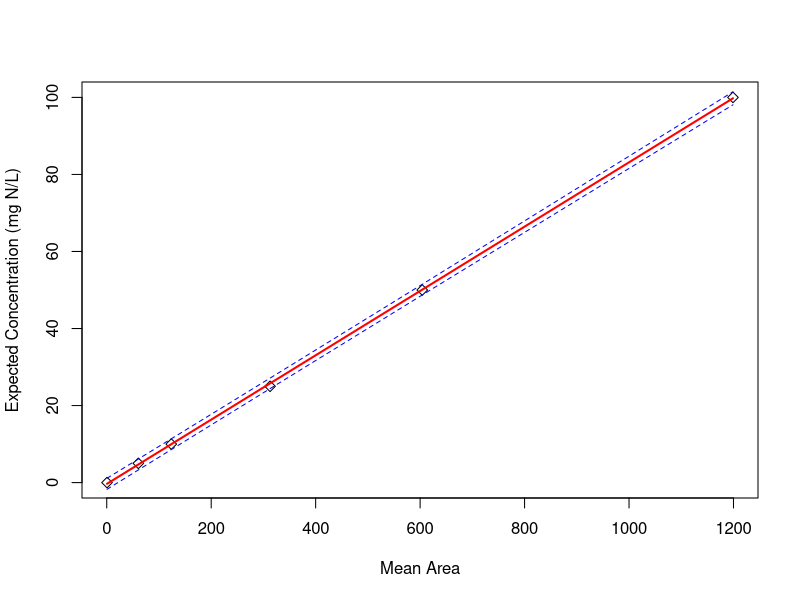

Write R code to recreate this figure. (Note: this script raises an error after producing the figure.)
################################################################################
#                                                                              #
# Total Nitrogen Calculations for HMWF Data                                    #
#                                                                              #
################################################################################
#                                                                              #
# Written by: Mario Muscarella                                                 #
#                                                                              #
# Created: 23 Aug 2011                                                         #
#                                                                              #
# Last update: 12 Nov 2015                                                     #
#                                                                              #
################################################################################
#                                                                              #
# Notes: This script processes the raw data optained for total nitrogen        #
#         concentrations in Huron Mountain lakes. The data were generated      #
#         using a Tic/Toc-TN instrument (specs                                 #
#                                                                              #
# Issues: Non Identified                                                       #
#                                                                              #
# Recent Changes:                                                              #
#         1. Added calculations for 2012 data                                  #
#                                                                              #
# Future Changes (To-Do List):                                                 #
#         1.                                                                   #
#                                                                              #
################################################################################

setwd("~/GitHub/ResourceHeterogeneity")

################################################################################
# 2011 Data                                                                    #
################################################################################

raw.data=read.delim("./data/HMWF2011_DOC_TN_Raw.txt", header=TRUE)
raw.data

#Standard Curve

exp <- c(0,5,10,25,50,100)
obs <- c(raw.data[14,5],raw.data[21,5],raw.data[27,5],raw.data[33,5],
         raw.data[39,5],raw.data[45,5])
st.crv <- cbind(exp,obs)
crv <- lm(exp ~ obs)
summary(crv)

#Predictions based on Curve Data
pred.frame <- data.frame(obs)
pl <- predict(crv, int="p", newdata=pred.frame)

#Visualization of Curve
plot(y=exp,x=obs,ylab="Expected Concentration (mg N/L)",xlab="Mean Area",pch=5)
matlines(pred.frame, pl, lty=c(1,2,2), lw=c(2,1,1), col= c("red","blue","blue"))

#Sample Data
sample <- c("MEM2011_001","MEM2011_002","MEM2011_003","MEM2011_004",
            "MEM2011_005","MEM2011_006","MEM2011_007","MEM2011_008",
            "MEM2011_009","MEM2011_010","MEM2011_011","MEM2011_012",
            "MEM2011_013","MEM2011_014","MEM2011_015","MEM2011_016",
            "MEM2011_017","MEM2011_018","MEM2011_019","MEM2011_020",
            "MEM2011_021","MEM2011_022")

raw <- c(raw.data[136,5],raw.data[146,5],raw.data[152,5],raw.data[162,5],
         raw.data[170,5],raw.data[176,5],raw.data[185,5],raw.data[197,5],
         raw.data[203,5],raw.data[209,5],raw.data[215,5],raw.data[222,5],
         raw.data[228,5],raw.data[237,5],raw.data[246,5],raw.data[253,5],
         raw.data[260,5],raw.data[269,5],raw.data[276,5],raw.data[284,5],
         raw.data[292,5],raw.data[299,5])

#Predictions for Sample Data
exp.2 <- c(0,5,10,25,50,100,rep(NA,22))
obs.2 <- obs
crv.2 <- lm(exp.2 ~ obs.2)
summary(crv.2)
pred.frame.2 <- data.frame(obs.2)
pl.2 <- predict(crv.2, int="p", newdata=pred.frame.2,se.fit=TRUE)
pl.2$fit
pl.2$se

#Data Table
sample.2 <- c(exp,sample)
names <- as.data.frame(sample.2)
se <- as.data.frame(pl.2$se)

data <- cbind(names,pl.2$fit,se)
colnames(data) <- c("Sample","Concentration (mg N/L)","LCL","UCL","SE")
data

#Export Data
write.table(data, file="./data/2011TN_data.txt", col.names=TRUE,
            row.names=FALSE,sep="\t")

################################################################################
# 2012 Data                                                                    #
################################################################################

raw.data=read.delim("./data/HMWF2012_DOC_TN_Raw.txt", header=TRUE)
raw.data

#Standard Curve

exp <- c(0,5,10,25,50,100)
obs <- c(raw.data[15,5],raw.data[23,5],raw.data[29,5],raw.data[35,5],
         raw.data[41,5],raw.data[47,5])
st.crv <- cbind(exp,obs)
crv <- lm(exp ~ obs)
summary(crv)

#Predictions based on Curve Data
pred.frame <- data.frame(obs)
pl <- predict(crv, int="p", newdata=pred.frame)

#Visualization of Curve
plot(y=exp,x=obs,ylab="Expected Concentration (mg N/L)",xlab="Mean Area",pch=5)
matlines(pred.frame, pl, lty=c(1,2,2), lw=c(2,1,1), col= c("red","blue","blue"))

#Sample Data
sample <- c("MEM2012_001","MEM2012_002","MEM2012_003","MEM2012_004",
            "MEM2012_005","MEM2012_006","MEM2012_007","MEM2012_008",
            "MEM2012_009","MEM2012_010","MEM2012_011","MEM2012_012",
            "MEM2012_013","MEM2012_014","MEM2012_015","MEM2012_016",
            "MEM2012_017","MEM2012_018","MEM2012_019","MEM2012_020",
            "MEM2012_021","MEM2012_022","MEM2012_023","MEM2012_024",
            "MEM2012_025","MEM2012_026","MEM2012_027","MEM2012_027",
            "MEM2012_029","MEM2012_030")

raw <- c(raw.data[54,5],raw.data[62,5],raw.data[70,5],raw.data[78,5],
         raw.data[85,5],raw.data[91,5],raw.data[97,5],raw.data[103,5],
         raw.data[110,5],raw.data[118,5],raw.data[127,5],raw.data[135,5],
         raw.data[142,5],raw.data[150,5],raw.data[158,5],raw.data[164,5],
         raw.data[172,5],raw.data[178,5],raw.data[192,5],raw.data[199,5],
         raw.data[207,5],raw.data[213,5],raw.data[221,5],raw.data[229,5],
         raw.data[235,5],raw.data[241,5],raw.data[248,5],raw.data[256,5],
         raw.data[263,5],raw.data[272,5])

#Predictions for Sample Data
exp.2 <- c(0,5,10,25,50,100,rep(NA, 30))
obs.2 <- obs
crv.2 <- lm(exp.2 ~ obs.2)
summary(crv.2)
pred.frame.2 <- data.frame(obs.2)
pl.2 <- predict(crv.2, int="p", newdata=pred.frame.2,se.fit=TRUE)
pl.2$fit
pl.2$se

#Data Table
sample.2 <- c(exp,sample)
names <- as.data.frame(sample.2)
se <- as.data.frame(pl.2$se)

data <- cbind(names,pl.2$fit,se)
colnames(data) <- c("Sample","Concentration (mg N/L)","LCL","UCL","SE")
data

#Export Data
write.table(data, file="./data/2012TN_data.txt", col.names=TRUE,
            row.names=FALSE,sep="\t")

